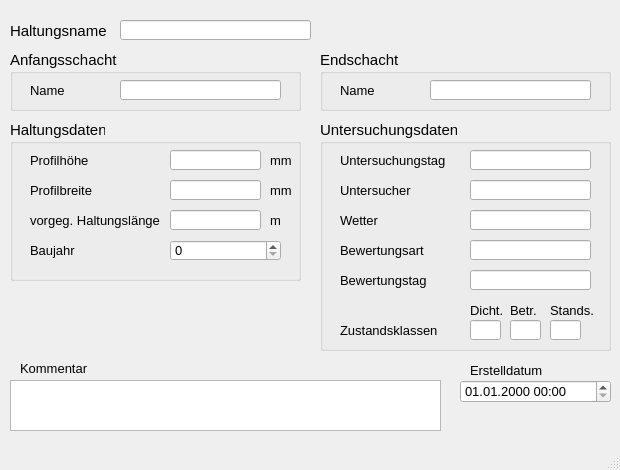
<?xml version="1.0" encoding="UTF-8"?>
<ui version="4.0">
 <class>MainWindow</class>
 <widget class="QMainWindow" name="MainWindow">
  <property name="geometry">
   <rect>
    <x>0</x>
    <y>0</y>
    <width>620</width>
    <height>470</height>
   </rect>
  </property>
  <property name="sizePolicy">
   <sizepolicy hsizetype="Preferred" vsizetype="Preferred">
    <horstretch>0</horstretch>
    <verstretch>0</verstretch>
   </sizepolicy>
  </property>
  <property name="minimumSize">
   <size>
    <width>620</width>
    <height>470</height>
   </size>
  </property>
  <property name="maximumSize">
   <size>
    <width>620</width>
    <height>470</height>
   </size>
  </property>
  <property name="baseSize">
   <size>
    <width>0</width>
    <height>0</height>
   </size>
  </property>
  <property name="font">
   <font>
    <family>Tahoma</family>
    <pointsize>10</pointsize>
   </font>
  </property>
  <property name="windowTitle">
   <string>MainWindow</string>
  </property>
  <widget class="QWidget" name="centralwidget">
   <widget class="QLabel" name="label">
    <property name="geometry">
     <rect>
      <x>10</x>
      <y>20</y>
      <width>131</width>
      <height>21</height>
     </rect>
    </property>
    <property name="font">
     <font>
      <family>Tahoma</family>
      <pointsize>11</pointsize>
     </font>
    </property>
    <property name="text">
     <string>Haltungsname</string>
    </property>
   </widget>
   <widget class="QGroupBox" name="groupBox">
    <property name="geometry">
     <rect>
      <x>10</x>
      <y>50</y>
      <width>291</width>
      <height>61</height>
     </rect>
    </property>
    <property name="font">
     <font>
      <family>Tahoma</family>
      <pointsize>11</pointsize>
     </font>
    </property>
    <property name="title">
     <string>Anfangsschacht</string>
    </property>
    <widget class="QLabel" name="label_3">
     <property name="geometry">
      <rect>
       <x>20</x>
       <y>30</y>
       <width>91</width>
       <height>21</height>
      </rect>
     </property>
     <property name="font">
      <font>
       <family>Tahoma</family>
       <pointsize>10</pointsize>
      </font>
     </property>
     <property name="text">
      <string>Name</string>
     </property>
    </widget>
    <widget class="QLineEdit" name="schoben">
     <property name="geometry">
      <rect>
       <x>110</x>
       <y>30</y>
       <width>161</width>
       <height>20</height>
      </rect>
     </property>
     <property name="font">
      <font>
       <family>Tahoma</family>
       <pointsize>10</pointsize>
      </font>
     </property>
     <property name="toolTip">
      <string>&lt;html&gt;&lt;head/&gt;&lt;body&gt;&lt;p&gt;Name des oberen Schachts&lt;/p&gt;&lt;/body&gt;&lt;/html&gt;</string>
     </property>
     <property name="statusTip">
      <string>Name des oberen Schachts</string>
     </property>
    </widget>
   </widget>
   <widget class="QGroupBox" name="groupBox_3">
    <property name="geometry">
     <rect>
      <x>320</x>
      <y>50</y>
      <width>291</width>
      <height>61</height>
     </rect>
    </property>
    <property name="font">
     <font>
      <family>Tahoma</family>
      <pointsize>11</pointsize>
     </font>
    </property>
    <property name="title">
     <string>Endschacht</string>
    </property>
    <widget class="QLabel" name="label_9">
     <property name="geometry">
      <rect>
       <x>20</x>
       <y>30</y>
       <width>71</width>
       <height>21</height>
      </rect>
     </property>
     <property name="font">
      <font>
       <family>Tahoma</family>
       <pointsize>10</pointsize>
      </font>
     </property>
     <property name="text">
      <string>Name</string>
     </property>
    </widget>
    <widget class="QLineEdit" name="schunten">
     <property name="geometry">
      <rect>
       <x>110</x>
       <y>30</y>
       <width>161</width>
       <height>20</height>
      </rect>
     </property>
     <property name="font">
      <font>
       <family>Tahoma</family>
       <pointsize>10</pointsize>
      </font>
     </property>
     <property name="toolTip">
      <string>&lt;html&gt;&lt;head/&gt;&lt;body&gt;&lt;p&gt;Name des unteren Schachts&lt;/p&gt;&lt;/body&gt;&lt;/html&gt;</string>
     </property>
     <property name="statusTip">
      <string>Name des unteren Schachts</string>
     </property>
    </widget>
   </widget>
   <widget class="QTextEdit" name="kommentar">
    <property name="geometry">
     <rect>
      <x>10</x>
      <y>380</y>
      <width>431</width>
      <height>51</height>
     </rect>
    </property>
    <property name="font">
     <font>
      <family>Tahoma</family>
      <pointsize>10</pointsize>
     </font>
    </property>
    <property name="toolTip">
     <string>&lt;html&gt;&lt;head/&gt;&lt;body&gt;&lt;p&gt;Platz für zusätzliche Kommentare.&lt;/p&gt;&lt;/body&gt;&lt;/html&gt;</string>
    </property>
    <property name="statusTip">
     <string>Platz für zusätzliche Kommentare.</string>
    </property>
   </widget>
   <widget class="QLabel" name="label_22">
    <property name="geometry">
     <rect>
      <x>20</x>
      <y>360</y>
      <width>81</width>
      <height>16</height>
     </rect>
    </property>
    <property name="font">
     <font>
      <family>Tahoma</family>
      <pointsize>10</pointsize>
     </font>
    </property>
    <property name="text">
     <string>Kommentar</string>
    </property>
   </widget>
   <widget class="QLineEdit" name="leitnam">
    <property name="geometry">
     <rect>
      <x>120</x>
      <y>20</y>
      <width>191</width>
      <height>20</height>
     </rect>
    </property>
    <property name="font">
     <font>
      <family>Tahoma</family>
      <pointsize>10</pointsize>
     </font>
    </property>
    <property name="toolTip">
     <string>&lt;html&gt;&lt;head/&gt;&lt;body&gt;&lt;p&gt;Eindeutiger Haltungsname&lt;/p&gt;&lt;/body&gt;&lt;/html&gt;</string>
    </property>
    <property name="statusTip">
     <string>Eindeutiger Haltungsname</string>
    </property>
   </widget>
   <widget class="QGroupBox" name="groupBox_2">
    <property name="geometry">
     <rect>
      <x>10</x>
      <y>120</y>
      <width>291</width>
      <height>161</height>
     </rect>
    </property>
    <property name="font">
     <font>
      <family>Tahoma</family>
      <pointsize>11</pointsize>
     </font>
    </property>
    <property name="title">
     <string>Haltungsdaten</string>
    </property>
    <widget class="QLabel" name="label_7">
     <property name="geometry">
      <rect>
       <x>20</x>
       <y>60</y>
       <width>101</width>
       <height>21</height>
      </rect>
     </property>
     <property name="font">
      <font>
       <family>Tahoma</family>
       <pointsize>10</pointsize>
      </font>
     </property>
     <property name="text">
      <string>Profilbreite</string>
     </property>
    </widget>
    <widget class="QLabel" name="label_20">
     <property name="geometry">
      <rect>
       <x>260</x>
       <y>60</y>
       <width>31</width>
       <height>21</height>
      </rect>
     </property>
     <property name="font">
      <font>
       <family>Tahoma</family>
       <pointsize>10</pointsize>
      </font>
     </property>
     <property name="text">
      <string>mm</string>
     </property>
    </widget>
    <widget class="QLabel" name="label_21">
     <property name="geometry">
      <rect>
       <x>260</x>
       <y>90</y>
       <width>31</width>
       <height>21</height>
      </rect>
     </property>
     <property name="font">
      <font>
       <family>Tahoma</family>
       <pointsize>10</pointsize>
      </font>
     </property>
     <property name="text">
      <string>m </string>
     </property>
    </widget>
    <widget class="QLineEdit" name="laenge">
     <property name="geometry">
      <rect>
       <x>160</x>
       <y>90</y>
       <width>91</width>
       <height>20</height>
      </rect>
     </property>
     <property name="font">
      <font>
       <family>Tahoma</family>
       <pointsize>10</pointsize>
      </font>
     </property>
     <property name="toolTip">
      <string>&lt;html&gt;&lt;head/&gt;&lt;body&gt;&lt;p&gt;&lt;span style=&quot; font-size:10pt;&quot;&gt;vorgegebene Haltungslänge, falls diese nicht automatisch berechnet werden soll&lt;/span&gt;&lt;/p&gt;&lt;/body&gt;&lt;/html&gt;</string>
     </property>
     <property name="statusTip">
      <string>vorgegebene Haltungslänge, falls diese nicht automatisch berechnet werden soll</string>
     </property>
    </widget>
    <widget class="QLabel" name="label_17">
     <property name="geometry">
      <rect>
       <x>20</x>
       <y>90</y>
       <width>151</width>
       <height>21</height>
      </rect>
     </property>
     <property name="font">
      <font>
       <family>Tahoma</family>
       <pointsize>10</pointsize>
      </font>
     </property>
     <property name="text">
      <string>vorgeg. Haltungslänge</string>
     </property>
    </widget>
    <widget class="QLineEdit" name="hoehe">
     <property name="geometry">
      <rect>
       <x>160</x>
       <y>30</y>
       <width>91</width>
       <height>20</height>
      </rect>
     </property>
     <property name="font">
      <font>
       <family>Tahoma</family>
       <pointsize>10</pointsize>
      </font>
     </property>
     <property name="toolTip">
      <string>&lt;html&gt;&lt;head/&gt;&lt;body&gt;&lt;p&gt;Bedeutung hängt vom Profiltyp ab&lt;/p&gt;&lt;/body&gt;&lt;/html&gt;</string>
     </property>
     <property name="statusTip">
      <string>Bedeutung hängt vom Profiltyp ab</string>
     </property>
    </widget>
    <widget class="QLabel" name="label_16">
     <property name="geometry">
      <rect>
       <x>260</x>
       <y>30</y>
       <width>31</width>
       <height>21</height>
      </rect>
     </property>
     <property name="font">
      <font>
       <family>Tahoma</family>
       <pointsize>10</pointsize>
      </font>
     </property>
     <property name="text">
      <string>mm</string>
     </property>
    </widget>
    <widget class="QLineEdit" name="breite">
     <property name="geometry">
      <rect>
       <x>160</x>
       <y>60</y>
       <width>91</width>
       <height>20</height>
      </rect>
     </property>
     <property name="font">
      <font>
       <family>Tahoma</family>
       <pointsize>10</pointsize>
      </font>
     </property>
     <property name="toolTip">
      <string>&lt;html&gt;&lt;head/&gt;&lt;body&gt;&lt;p&gt;Bedeutung hängt vom Profiltyp ab&lt;/p&gt;&lt;/body&gt;&lt;/html&gt;</string>
     </property>
     <property name="statusTip">
      <string>Bedeutung hängt vom Profiltyp ab</string>
     </property>
    </widget>
    <widget class="QLabel" name="label_6">
     <property name="geometry">
      <rect>
       <x>20</x>
       <y>30</y>
       <width>101</width>
       <height>21</height>
      </rect>
     </property>
     <property name="font">
      <font>
       <family>Tahoma</family>
       <pointsize>10</pointsize>
      </font>
     </property>
     <property name="text">
      <string>Profilhöhe</string>
     </property>
    </widget>
    <widget class="QLabel" name="label_60">
     <property name="geometry">
      <rect>
       <x>20</x>
       <y>120</y>
       <width>151</width>
       <height>21</height>
      </rect>
     </property>
     <property name="font">
      <font>
       <family>Tahoma</family>
       <pointsize>10</pointsize>
      </font>
     </property>
     <property name="text">
      <string>Baujahr</string>
     </property>
    </widget>
    <widget class="QSpinBox" name="baujahr">
     <property name="geometry">
      <rect>
       <x>160</x>
       <y>120</y>
       <width>111</width>
       <height>21</height>
      </rect>
     </property>
     <property name="font">
      <font>
       <family>Tahoma</family>
       <pointsize>10</pointsize>
      </font>
     </property>
     <property name="toolTip">
      <string>&lt;html&gt;&lt;head/&gt;&lt;body&gt;&lt;p&gt;Baujahr der Haltung&lt;/p&gt;&lt;/body&gt;&lt;/html&gt;</string>
     </property>
     <property name="statusTip">
      <string>Baujahr der Haltung</string>
     </property>
    </widget>
   </widget>
   <widget class="QLabel" name="label_71">
    <property name="geometry">
     <rect>
      <x>470</x>
      <y>360</y>
      <width>91</width>
      <height>21</height>
     </rect>
    </property>
    <property name="text">
     <string>Erstelldatum</string>
    </property>
   </widget>
   <widget class="QgsDateTimeEdit" name="createdat">
    <property name="geometry">
     <rect>
      <x>460</x>
      <y>380</y>
      <width>151</width>
      <height>23</height>
     </rect>
    </property>
    <property name="font">
     <font>
      <family>Tahoma</family>
      <pointsize>10</pointsize>
     </font>
    </property>
    <property name="currentSection">
     <enum>QDateTimeEdit::DaySection</enum>
    </property>
    <property name="displayFormat">
     <string>dd.MM.yyyy HH:mm</string>
    </property>
   </widget>
   <widget class="QGroupBox" name="groupBox_4">
    <property name="geometry">
     <rect>
      <x>320</x>
      <y>120</y>
      <width>291</width>
      <height>231</height>
     </rect>
    </property>
    <property name="font">
     <font>
      <family>Tahoma</family>
      <pointsize>11</pointsize>
     </font>
    </property>
    <property name="title">
     <string>Untersuchungsdaten</string>
    </property>
    <widget class="QLabel" name="label_61">
     <property name="geometry">
      <rect>
       <x>20</x>
       <y>30</y>
       <width>151</width>
       <height>21</height>
      </rect>
     </property>
     <property name="font">
      <font>
       <family>Tahoma</family>
       <pointsize>10</pointsize>
      </font>
     </property>
     <property name="text">
      <string>Untersuchungstag</string>
     </property>
    </widget>
    <widget class="QLineEdit" name="untersuchtag">
     <property name="geometry">
      <rect>
       <x>150</x>
       <y>30</y>
       <width>121</width>
       <height>20</height>
      </rect>
     </property>
     <property name="font">
      <font>
       <family>Tahoma</family>
       <pointsize>10</pointsize>
      </font>
     </property>
     <property name="toolTip">
      <string>&lt;html&gt;&lt;head/&gt;&lt;body&gt;&lt;p&gt;Datum des Untersuchungstages&lt;/p&gt;&lt;/body&gt;&lt;/html&gt;</string>
     </property>
     <property name="statusTip">
      <string>Datum des Untersuchungstages</string>
     </property>
    </widget>
    <widget class="QLabel" name="label_62">
     <property name="geometry">
      <rect>
       <x>20</x>
       <y>60</y>
       <width>151</width>
       <height>21</height>
      </rect>
     </property>
     <property name="font">
      <font>
       <family>Tahoma</family>
       <pointsize>10</pointsize>
      </font>
     </property>
     <property name="text">
      <string>Untersucher</string>
     </property>
    </widget>
    <widget class="QLineEdit" name="untersucher">
     <property name="geometry">
      <rect>
       <x>150</x>
       <y>60</y>
       <width>121</width>
       <height>20</height>
      </rect>
     </property>
     <property name="font">
      <font>
       <family>Tahoma</family>
       <pointsize>10</pointsize>
      </font>
     </property>
     <property name="toolTip">
      <string>&lt;html&gt;&lt;head/&gt;&lt;body&gt;&lt;p&gt;Name bzw. Kürzel des Untersuchers&lt;/p&gt;&lt;/body&gt;&lt;/html&gt;</string>
     </property>
     <property name="statusTip">
      <string>Name bzw. Kürzel des Untersuchers</string>
     </property>
    </widget>
    <widget class="QLabel" name="label_63">
     <property name="geometry">
      <rect>
       <x>20</x>
       <y>90</y>
       <width>151</width>
       <height>21</height>
      </rect>
     </property>
     <property name="font">
      <font>
       <family>Tahoma</family>
       <pointsize>10</pointsize>
      </font>
     </property>
     <property name="text">
      <string>Wetter</string>
     </property>
    </widget>
    <widget class="QLineEdit" name="wetter">
     <property name="geometry">
      <rect>
       <x>150</x>
       <y>90</y>
       <width>121</width>
       <height>20</height>
      </rect>
     </property>
     <property name="font">
      <font>
       <family>Tahoma</family>
       <pointsize>10</pointsize>
      </font>
     </property>
     <property name="toolTip">
      <string>&lt;html&gt;&lt;head/&gt;&lt;body&gt;&lt;p&gt;kurzer Kommentar zum Wetter am Untersuchungstag&lt;/p&gt;&lt;/body&gt;&lt;/html&gt;</string>
     </property>
     <property name="statusTip">
      <string>kurzer Kommentar zum Wetter am Untersuchungstag</string>
     </property>
    </widget>
    <widget class="QLabel" name="label_64">
     <property name="geometry">
      <rect>
       <x>20</x>
       <y>120</y>
       <width>151</width>
       <height>21</height>
      </rect>
     </property>
     <property name="font">
      <font>
       <family>Tahoma</family>
       <pointsize>10</pointsize>
      </font>
     </property>
     <property name="text">
      <string>Bewertungsart</string>
     </property>
    </widget>
    <widget class="QLineEdit" name="bewertungsart">
     <property name="geometry">
      <rect>
       <x>150</x>
       <y>120</y>
       <width>121</width>
       <height>20</height>
      </rect>
     </property>
     <property name="font">
      <font>
       <family>Tahoma</family>
       <pointsize>10</pointsize>
      </font>
     </property>
     <property name="toolTip">
      <string>&lt;html&gt;&lt;head/&gt;&lt;body&gt;&lt;p&gt;Name des verwndeten Bewertungsmodells (z.B. DWA-M 149-3)&lt;/p&gt;&lt;/body&gt;&lt;/html&gt;</string>
     </property>
     <property name="statusTip">
      <string>Name des verwndeten Bewertungsmodells (z.B. DWA-M 149-3)</string>
     </property>
    </widget>
    <widget class="QLabel" name="label_65">
     <property name="geometry">
      <rect>
       <x>20</x>
       <y>150</y>
       <width>151</width>
       <height>21</height>
      </rect>
     </property>
     <property name="font">
      <font>
       <family>Tahoma</family>
       <pointsize>10</pointsize>
      </font>
     </property>
     <property name="text">
      <string>Bewertungstag</string>
     </property>
    </widget>
    <widget class="QLineEdit" name="bewertungstag">
     <property name="geometry">
      <rect>
       <x>150</x>
       <y>150</y>
       <width>121</width>
       <height>20</height>
      </rect>
     </property>
     <property name="font">
      <font>
       <family>Tahoma</family>
       <pointsize>10</pointsize>
      </font>
     </property>
     <property name="toolTip">
      <string>&lt;html&gt;&lt;head/&gt;&lt;body&gt;&lt;p&gt;Datum des Tages, an dem die Bewertung durchgeführt wird&lt;/p&gt;&lt;/body&gt;&lt;/html&gt;</string>
     </property>
     <property name="statusTip">
      <string>Datum des Tages, an dem die Bewertung durchgeführt wird</string>
     </property>
    </widget>
    <widget class="QLabel" name="label_38">
     <property name="geometry">
      <rect>
       <x>230</x>
       <y>180</y>
       <width>51</width>
       <height>21</height>
      </rect>
     </property>
     <property name="font">
      <font>
       <family>Tahoma</family>
       <pointsize>10</pointsize>
      </font>
     </property>
     <property name="text">
      <string>Stands.</string>
     </property>
    </widget>
    <widget class="QLineEdit" name="max_ZS">
     <property name="geometry">
      <rect>
       <x>230</x>
       <y>200</y>
       <width>31</width>
       <height>20</height>
      </rect>
     </property>
     <property name="toolTip">
      <string>&lt;html&gt;&lt;head/&gt;&lt;body&gt;&lt;p&gt;Zustandsklasse Betriebssicherheit&lt;/p&gt;&lt;/body&gt;&lt;/html&gt;</string>
     </property>
     <property name="statusTip">
      <string>Zustandsklasse Betriebssicherheit</string>
     </property>
    </widget>
    <widget class="QLabel" name="label_37">
     <property name="geometry">
      <rect>
       <x>190</x>
       <y>180</y>
       <width>41</width>
       <height>21</height>
      </rect>
     </property>
     <property name="font">
      <font>
       <family>Tahoma</family>
       <pointsize>10</pointsize>
      </font>
     </property>
     <property name="text">
      <string>Betr.</string>
     </property>
    </widget>
    <widget class="QLabel" name="label_36">
     <property name="geometry">
      <rect>
       <x>20</x>
       <y>200</y>
       <width>121</width>
       <height>21</height>
      </rect>
     </property>
     <property name="font">
      <font>
       <family>Tahoma</family>
       <pointsize>10</pointsize>
      </font>
     </property>
     <property name="text">
      <string>Zustandsklassen</string>
     </property>
    </widget>
    <widget class="QLabel" name="label_39">
     <property name="geometry">
      <rect>
       <x>150</x>
       <y>180</y>
       <width>41</width>
       <height>21</height>
      </rect>
     </property>
     <property name="font">
      <font>
       <family>Tahoma</family>
       <pointsize>10</pointsize>
      </font>
     </property>
     <property name="text">
      <string>Dicht.</string>
     </property>
    </widget>
    <widget class="QLineEdit" name="max_ZD">
     <property name="geometry">
      <rect>
       <x>150</x>
       <y>200</y>
       <width>31</width>
       <height>20</height>
      </rect>
     </property>
     <property name="toolTip">
      <string>&lt;html&gt;&lt;head/&gt;&lt;body&gt;&lt;p&gt;Zustandsklasse Dichtheit&lt;/p&gt;&lt;/body&gt;&lt;/html&gt;</string>
     </property>
     <property name="statusTip">
      <string>Zustandsklasse Dichtheit</string>
     </property>
    </widget>
    <widget class="QLineEdit" name="max_ZB">
     <property name="geometry">
      <rect>
       <x>190</x>
       <y>200</y>
       <width>31</width>
       <height>20</height>
      </rect>
     </property>
     <property name="toolTip">
      <string>&lt;html&gt;&lt;head/&gt;&lt;body&gt;&lt;p&gt;Zustandsklasse Betriebssicherheit&lt;/p&gt;&lt;/body&gt;&lt;/html&gt;</string>
     </property>
     <property name="statusTip">
      <string>Zustandsklasse Betriebssicherheit</string>
     </property>
    </widget>
   </widget>
  </widget>
  <widget class="QMenuBar" name="menubar">
   <property name="geometry">
    <rect>
     <x>0</x>
     <y>0</y>
     <width>620</width>
     <height>22</height>
    </rect>
   </property>
  </widget>
  <widget class="QStatusBar" name="statusbar"/>
 </widget>
 <customwidgets>
  <customwidget>
   <class>QgsDateTimeEdit</class>
   <extends>QDateTimeEdit</extends>
   <header>qgsdatetimeedit.h</header>
  </customwidget>
 </customwidgets>
 <tabstops>
  <tabstop>leitnam</tabstop>
  <tabstop>hoehe</tabstop>
  <tabstop>breite</tabstop>
  <tabstop>laenge</tabstop>
  <tabstop>createdat</tabstop>
  <tabstop>kommentar</tabstop>
 </tabstops>
 <resources/>
 <connections/>
</ui>
